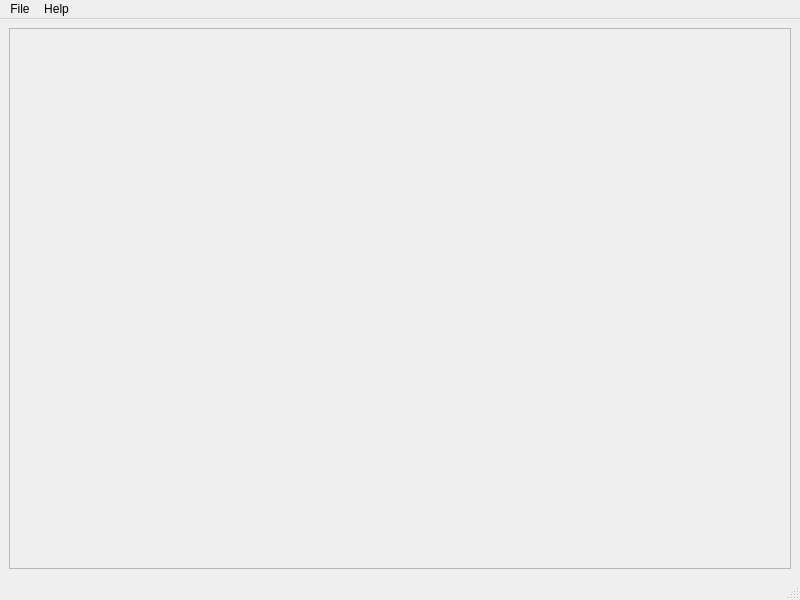
<?xml version="1.0" encoding="UTF-8"?>
<ui version="4.0">
 <class>QuestEditWindow</class>
 <widget class="QMainWindow" name="QuestEditWindow">
  <property name="geometry">
   <rect>
    <x>0</x>
    <y>0</y>
    <width>800</width>
    <height>600</height>
   </rect>
  </property>
  <property name="windowTitle">
   <string>MainWindow</string>
  </property>
  <widget class="QWidget" name="centralwidget">
   <layout class="QGridLayout" name="gridLayout">
    <item row="0" column="0">
     <widget class="QScrollArea" name="scrollArea">
      <property name="widgetResizable">
       <bool>true</bool>
      </property>
      <widget class="QWidget" name="scrollAreaWidgetContents">
       <property name="geometry">
        <rect>
         <x>0</x>
         <y>0</y>
         <width>780</width>
         <height>526</height>
        </rect>
       </property>
      </widget>
     </widget>
    </item>
   </layout>
  </widget>
  <widget class="QMenuBar" name="menubar">
   <property name="geometry">
    <rect>
     <x>0</x>
     <y>0</y>
     <width>800</width>
     <height>27</height>
    </rect>
   </property>
   <widget class="QMenu" name="menuFile">
    <property name="title">
     <string>File</string>
    </property>
    <addaction name="actionSave"/>
    <addaction name="actionExit"/>
   </widget>
   <widget class="QMenu" name="menuHelp">
    <property name="title">
     <string>Help</string>
    </property>
    <addaction name="actionAbout"/>
   </widget>
   <addaction name="menuFile"/>
   <addaction name="menuHelp"/>
  </widget>
  <widget class="QStatusBar" name="statusbar"/>
  <action name="actionSave">
   <property name="text">
    <string>Save</string>
   </property>
  </action>
  <action name="actionExit">
   <property name="text">
    <string>Exit</string>
   </property>
  </action>
  <action name="actionAbout">
   <property name="text">
    <string>About</string>
   </property>
  </action>
 </widget>
 <resources/>
 <connections/>
</ui>
